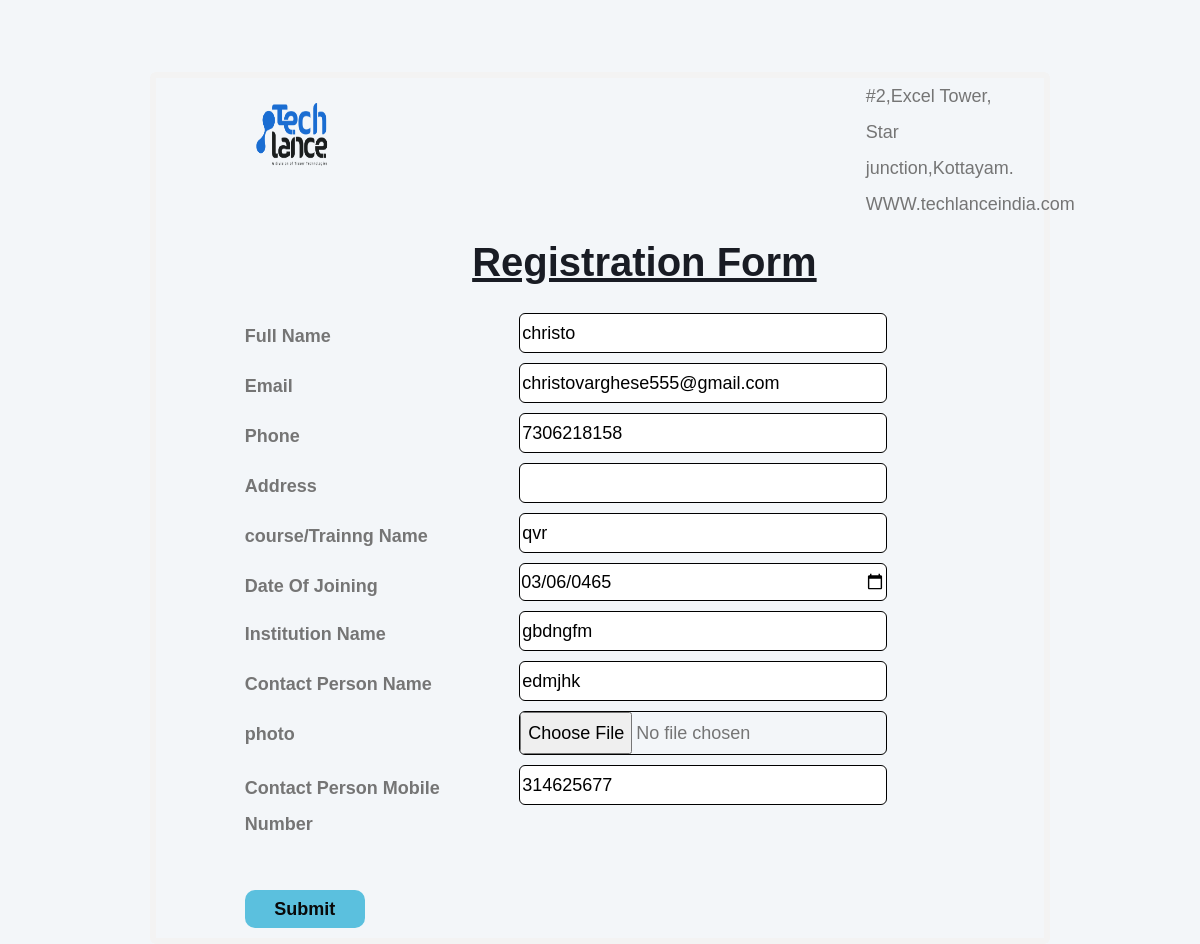
Screenshot of /teclance/teclance/editform.php?ids=28 with the database file from the repository.
### tables this page shows
CREATE TABLE `reg_form` (
  `id` int(10) NOT NULL,
  `email` varchar(30) NOT NULL,
  `contact` varchar(40) NOT NULL,
  `address` varchar(50) NOT NULL,
  `course` varchar(40) NOT NULL,
  `date of joining` date NOT NULL,
  `instituion` varchar(40) NOT NULL,
  `contact person name` varchar(30) NOT NULL,
  `cp contact` varchar(40) NOT NULL,
  `date` date NOT NULL,
  `place` varchar(40) NOT NULL,
  `signature` text NOT NULL,
  `name` varchar(50) NOT NULL,
  `photo` text NOT NULL,
  `pen` int(11) NOT NULL,
  `status` int(11) NOT NULL DEFAULT 99 COMMENT 'payed or not',
  `courses` varchar(30) NOT NULL
);

### teclance/teclance/editform.php (the view, shortened to what this page needs)
    <?php
  include("reg_database.php");
  $ids=$_GET['ids'];
  $sql = "SELECT * FROM `reg_form` WHERE `id`='$ids'";
  $result = $conn->query($sql);
  $row = $result->fetch_assoc();
?>
<!DOCTYPE html>
<html>
<head>
    <link rel="stylesheet" href="css/bootstrap.min.css">
         <link rel="stylesheet" href="css/style1.css">
</head>
<body>
    <div class=" ha">
        <div class="form1">
            <form class="clsi" action="edit_connection.php" method="post" enctype="multipart/form-data">
                <div class="row">
                    <div class="cls col-6 col-sm-6 col-md-6 col-lg-6 col-xl-6 col-xxl-6">
                            <img src="img/logo.png">
                    </div>
                    <div class="cls col-6 col-sm-6 col-md-6 col-lg-6 col-xl-6 col-xxl-6">
                        <p>#2,Excel Tower, <br>
                           Star junction,Kottayam.<br>
                           WWW.techlanceindia.com
                        </p>
                    </div>
                </div>
                <h1 align="center"><u>Registration Form</u></h1>
                <div class="row">
                    <div class="cls col-12 col-sm-6 col-md-6 col-lg-6 col-xl-4 col-xxl-4">
                        <label> Full Name</label>
                    </div>
                    <div class="cls col-12 col-sm-6 col-md-6 col-lg-6 col-xl-8 col-xxl-8">
                        <input type="text" name="fname"  value="<?php echo $row['name'];?>">
                    </div>
                </div>
                <div class="row">
                    <div class="cls col-12 col-sm-6 col-md-6 col-lg-6 col-xl-4 col-xxl-4">
                        <label> Email</label>
                    </div>
                    <div class="cls col-12 col-sm-6 col-md-6 col-lg-6 col-xl-8 col-xxl-8">
                        <input type="Email" name="emai" value="<?php echo $row['email'];?>">
                    </div>
                </div>
                <div class="row">
                    <div class="cls col-12 col-sm-6 col-md-6 col-lg-6 col-xl-4 col-xxl-4">
                        <label> Phone</label>
                    </div>
                    <div class="cls col-12 col-sm-6 col-md-6 col-lg-6 col-xl-8 col-xxl-8">
                        <input type="number" name="numbe" value="<?php echo $row['contact'];?>"
                        oninput="javascript: if (this.value.length > this.maxLength) this.value = this.value.slice(0, this.maxLength);"
                maxlength = "10" required>
                    </div>
                </div>
                <div class="row">
                    <div class="cls col-12 col-sm-6 col-md-6 col-lg-6 col-xl-4 col-xxl-4">
                        <label> Address</label>
                    </div>
                    <div class="cls col-12 col-sm-6 col-md-6 col-lg-6 col-xl-8 col-xxl-8">
                        <input type="text" name="addres" value="<?php echo $row['address'];?>">
                    </div>
                </div>
                <div class="row">
                    <div class="cls col-12 col-sm-6 col-md-6 col-lg-6 col-xl-4 col-xxl-4">
                        <label> course/Trainng Name</label>
                    </div>
                    <div class="cls col-12 col-sm-6 col-md-6 col-lg-6 col-xl-8 col-xxl-8">
                        <input type="text" name="cname"  value="<?php echo $row['course'];?>">
                    </div>
                </div>
                <div class="row">
                    <div class="cls col-12 col-sm-6 col-md-6 col-lg-6 col-xl-4 col-xxl-4">
                        <label>Date Of Joining</label>
                    </div>
                    <div class="cls col-12 col-sm-6 col-md-6 col-lg-6 col-xl-8 col-xxl-8">
                        <input type="date" name="dat" value="<?php echo $row['date of joining'];?>">
                    </div>
                </div>
                <div class="row">
                    <div class="cls col-12 col-sm-6 col-md-6 col-lg-6 col-xl-4 col-xxl-4">
                        <label> Institution Name</label>
                    </div>
                    <div class="cls col-12 col-sm-6 col-md-6 col-lg-6 col-xl-8 col-xxl-8">
                        <input type="text" name="iname" value="<?php echo $row['instituion'];?>">
                    </div>
                </div>
                <div class="row">
                    <div class="cls col-12 col-sm-6 col-md-6 col-lg-6 col-xl-4 col-xxl-4">
                        <label> Contact Person Name</label>
                    </div>
                    <div class="cls col-12 col-sm-6 col-md-6 col-lg-6 col-xl-8 col-xxl-8">
                        <input type="text" name="pname" value="<?php echo $row['contact person name'];?>">
                    </div>
                </div>
                    <div class="row">
                    <div class="cls col-12 col-sm-6 col-md-6 col-lg-6 col-xl-4 col-xxl-4">
                        <label> photo</label>
                    </div>
                    <div class="cls col-12 col-sm-6 col-md-6 col-lg-6 col-xl-8 col-xxl-8">
                        <input type="file" name="pic" value="<?php echo $row['photo'];?>" >
                    </div>
                </div>
                <div class="row">
                    <div class="cls col-12 col-sm-6 col-md-6 col-lg-6 col-xl-4 col-xxl-4">
                        <label> Contact Person Mobile Number</label>
                    </div>
                    <div class="cls col-12 col-sm-6 col-md-6 col-lg-6 col-xl-8 col-xxl-8">
                        <input type="number" name="numb" value="<?php echo $row['cp contact'];?>"
                        oninput="javascript: if (this.value.length > this.maxLength) this.value = this.value.slice(0, this.maxLength);"
                        maxlength = "10" required>
                    </div>
                </div>
                <input class="sub" type="submit" value="Submit"  name="sub"  >
            </form>
        </div>
    </div>
</body>
</html>

### teclance/teclance/css/style1.css (style rules this page uses)
.form1 label { padding-top: 2%; }
.form1 input { margin-bottom: 10px; }
.form1 { width: 100%; line-height: 2; border-bottom: 2px solid crimson; }
.form1 input[type="email"] { width: 70%; border: 1px solid black; border-radius: 6px; }
.form1 input[type="file"] { width: 70%; border: 1px solid black; border-radius: 6px; }
.form1 input[type="text"] { width: 70%; border-radius: 6px; border: 1px solid black; }
.form1 input[type="date"] { width: 70%; border-radius: 6px; border: 1px solid black; }
.form1 input[type="number"] { width: 70%; border-radius: 6px; border: 1px solid black; }
.form1 { font-size: large; border-radius: 6px; line-height: 2; margin: auto; border: 6px solid rgb(243, 243, 243); }
.sub { display: block; font-weight: bold; color: rgb(9, 9, 9); width: 15%; background-color:#5bc0de; border:none; border-radius: 10px; margin-top: 6%; margin-bottom: 6%; }
.clsi { margin-left: 10%; }
.form1 label { font-weight: bold; }
.form1 p { padding-left: 54%; }
.form1 img { height: 100px; width: 100px; }
.form1 h1 { margin-bottom: 27px; }
.ha { width: 75%; margin: auto; margin-top: 6%; }

### rows the page displays
reg_form: fname "christo", emai "christovarghese555@gmail.com", numbe "7306218158", cname "qvr", dat "03/06/0465", iname "gbdngfm", pname "edmjhk", numb "314625677"
